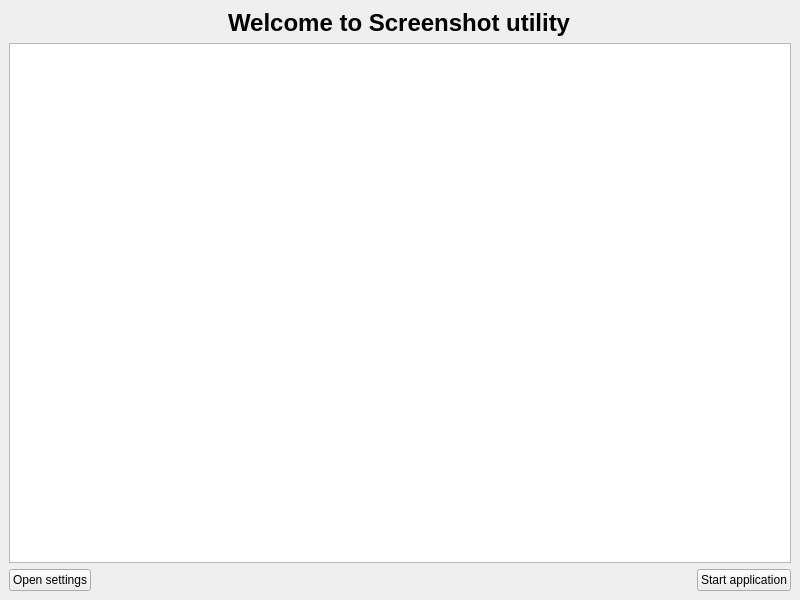
<?xml version="1.0" encoding="UTF-8"?>
<ui version="4.0">
 <class>CheckWindow_UI</class>
 <widget class="QMainWindow" name="CheckWindow_UI">
  <property name="geometry">
   <rect>
    <x>0</x>
    <y>0</y>
    <width>800</width>
    <height>600</height>
   </rect>
  </property>
  <property name="windowTitle">
   <string>Welcome</string>
  </property>
  <property name="locale">
   <locale language="English" country="World"/>
  </property>
  <widget class="QWidget" name="centralwidget">
   <layout class="QVBoxLayout" name="verticalLayout">
    <item>
     <layout class="QHBoxLayout" name="horizontalLayout">
      <item>
       <spacer name="horizontalSpacer">
        <property name="orientation">
         <enum>Qt::Orientation::Horizontal</enum>
        </property>
        <property name="sizeHint" stdset="0">
         <size>
          <width>40</width>
          <height>20</height>
         </size>
        </property>
       </spacer>
      </item>
      <item>
       <widget class="QLabel" name="Check_WelcomeMessage">
        <property name="font">
         <font>
          <pointsize>18</pointsize>
          <bold>true</bold>
         </font>
        </property>
        <property name="text">
         <string>Welcome to Screenshot utility</string>
        </property>
       </widget>
      </item>
      <item>
       <spacer name="horizontalSpacer_2">
        <property name="orientation">
         <enum>Qt::Orientation::Horizontal</enum>
        </property>
        <property name="sizeHint" stdset="0">
         <size>
          <width>40</width>
          <height>20</height>
         </size>
        </property>
       </spacer>
      </item>
     </layout>
    </item>
    <item>
     <widget class="QTextBrowser" name="Check_ListOfChecksTextbrowser"/>
    </item>
    <item>
     <layout class="QHBoxLayout" name="horizontalLayout_3">
      <item>
       <widget class="QPushButton" name="Check_SettingsButton">
        <property name="text">
         <string>Open settings</string>
        </property>
       </widget>
      </item>
      <item>
       <spacer name="horizontalSpacer_3">
        <property name="orientation">
         <enum>Qt::Orientation::Horizontal</enum>
        </property>
        <property name="sizeHint" stdset="0">
         <size>
          <width>40</width>
          <height>20</height>
         </size>
        </property>
       </spacer>
      </item>
      <item>
       <widget class="QPushButton" name="Check_StartButton">
        <property name="text">
         <string>Start application</string>
        </property>
       </widget>
      </item>
     </layout>
    </item>
   </layout>
  </widget>
 </widget>
 <resources/>
 <connections/>
</ui>
